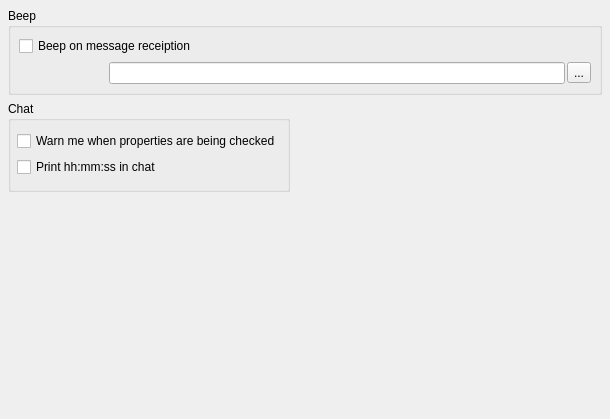
<ui version="4.0" >
 <author></author>
 <comment></comment>
 <exportmacro></exportmacro>
 <class>RzxChatPropUI</class>
 <widget class="QWidget" name="RzxChatPropUI" >
  <property name="geometry" >
   <rect>
    <x>0</x>
    <y>0</y>
    <width>610</width>
    <height>419</height>
   </rect>
  </property>
  <property name="windowTitle" >
   <string>Form</string>
  </property>
  <layout class="QGridLayout" >
   <property name="margin" >
    <number>8</number>
   </property>
   <property name="spacing" >
    <number>6</number>
   </property>
   <item row="1" column="1" >
    <spacer>
     <property name="orientation" >
      <enum>Qt::Horizontal</enum>
     </property>
     <property name="sizeHint" >
      <size>
       <width>262</width>
       <height>91</height>
      </size>
     </property>
    </spacer>
   </item>
   <item row="1" column="0" >
    <widget class="QGroupBox" name="groupChat" >
     <property name="title" >
      <string>Chat</string>
     </property>
     <layout class="QGridLayout" >
      <property name="margin" >
       <number>6</number>
      </property>
      <property name="spacing" >
       <number>2</number>
      </property>
      <item row="1" column="0" >
       <widget class="QCheckBox" name="cbPropertiesWarning" >
        <property name="whatsThis" >
         <string>&lt;h3>warning&lt;/h3>&lt;p>If you check this you will receive an notification each time somebody check you properties&lt;/p>&lt;p>&lt;b>Warning :&lt;/b> in some cases, this option can be used to spam you with notification windows&lt;/p></string>
        </property>
        <property name="text" >
         <string>Warn me when properties are being checked</string>
        </property>
       </widget>
      </item>
      <item row="2" column="0" >
       <widget class="QCheckBox" name="cbPrintTime" >
        <property name="text" >
         <string>Print hh:mm:ss in chat</string>
        </property>
       </widget>
      </item>
     </layout>
    </widget>
   </item>
   <item row="0" column="0" colspan="2" >
    <widget class="QGroupBox" name="groupBeep" >
     <property name="title" >
      <string>Beep</string>
     </property>
     <layout class="QGridLayout" >
      <property name="margin" >
       <number>8</number>
      </property>
      <property name="spacing" >
       <number>6</number>
      </property>
      <item row="1" column="0" >
       <layout class="QHBoxLayout" >
        <property name="margin" >
         <number>0</number>
        </property>
        <property name="spacing" >
         <number>2</number>
        </property>
        <item>
         <spacer>
          <property name="orientation" >
           <enum>Qt::Horizontal</enum>
          </property>
          <property name="sizeType" >
           <enum>QSizePolicy::Preferred</enum>
          </property>
          <property name="sizeHint" >
           <size>
            <width>90</width>
            <height>10</height>
           </size>
          </property>
         </spacer>
        </item>
        <item>
         <widget class="QLineEdit" name="txtBeep" >
          <property name="whatsThis" >
           <string>&lt;h3>Beep on message&lt;/h3>&lt;p>Select the sound to play when you receive a new message&lt;/p></string>
          </property>
         </widget>
        </item>
        <item>
         <widget class="QToolButton" name="btnBeepBrowse" >
          <property name="text" >
           <string>...</string>
          </property>
          <property name="autoRaise" >
           <bool>false</bool>
          </property>
         </widget>
        </item>
       </layout>
      </item>
      <item row="0" column="0" >
       <widget class="QCheckBox" name="chkBeep" >
        <property name="whatsThis" >
         <string>&lt;h3>Beep on message&lt;/h3>&lt;p>Check this if you want qRezix to play a sound when you receive en message&lt;/p></string>
        </property>
        <property name="text" >
         <string>Beep on message receiption</string>
        </property>
       </widget>
      </item>
     </layout>
    </widget>
   </item>
   <item row="2" column="0" colspan="2" >
    <spacer>
     <property name="orientation" >
      <enum>Qt::Vertical</enum>
     </property>
     <property name="sizeHint" >
      <size>
       <width>531</width>
       <height>181</height>
      </size>
     </property>
    </spacer>
   </item>
  </layout>
 </widget>
 <pixmapfunction></pixmapfunction>
 <tabstops>
  <tabstop>cbPropertiesWarning</tabstop>
  <tabstop>cbPrintTime</tabstop>
  <tabstop>chkBeep</tabstop>
  <tabstop>txtBeep</tabstop>
  <tabstop>btnBeepBrowse</tabstop>
 </tabstops>
 <resources/>
 <connections>
  <connection>
   <sender>chkBeep</sender>
   <signal>toggled(bool)</signal>
   <receiver>txtBeep</receiver>
   <slot>setEnabled(bool)</slot>
   <hints>
    <hint type="sourcelabel" >
     <x>130</x>
     <y>169</y>
    </hint>
    <hint type="destinationlabel" >
     <x>226</x>
     <y>190</y>
    </hint>
   </hints>
  </connection>
  <connection>
   <sender>chkBeep</sender>
   <signal>toggled(bool)</signal>
   <receiver>btnBeepBrowse</receiver>
   <slot>setEnabled(bool)</slot>
   <hints>
    <hint type="sourcelabel" >
     <x>297</x>
     <y>164</y>
    </hint>
    <hint type="destinationlabel" >
     <x>312</x>
     <y>195</y>
    </hint>
   </hints>
  </connection>
 </connections>
</ui>
